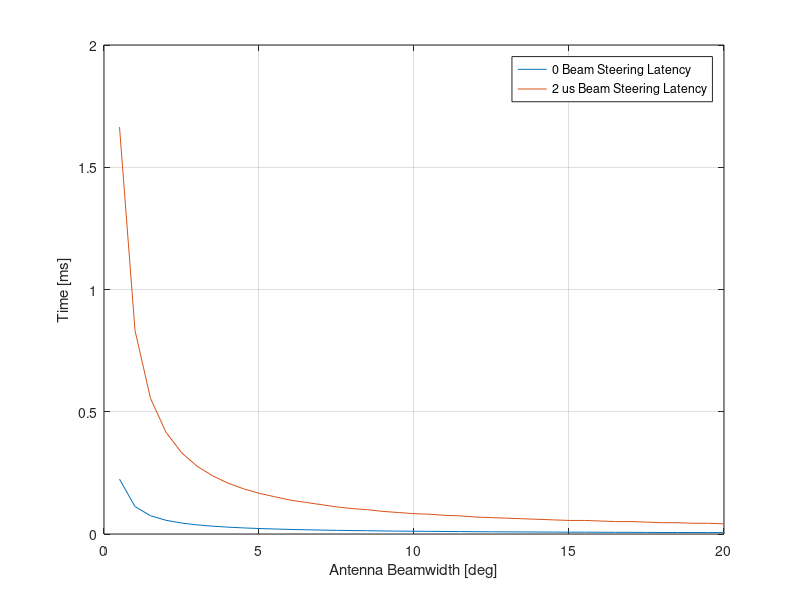

Write the MATLAB code that produced this figure.
clc(); close("all"); clear();

c = 3e8; % speed of light

% Parameters
beamwidth = 0.5 : 0.5 : 20;

d = 9.5 : 18; % radius of room -> 18 meters

controlPacketSize = 25 * 8; % bits
dataPacketSize    = 64000 * 8;

dataRates = [157.4, 210.2, 315.4] * 1e9;

nNodes = 50;
nSectors = ceil(2 * pi ./ deg2rad(beamwidth));

T_ia = 200e-6;

T_prop = d / c; % propagation delay across different distances.
T_cts = controlPacketSize / min(dataRates);
T_ack = T_cts;
T_cta = T_cts;
T_rts = T_cts;
T_bo_max = 10e-9;
T_data = dataPacketSize / mean(dataRates);
T_tx = T_cts + T_data + T_ack + 2 * mean(T_prop);
T_wait = 2 * T_cts +  T_bo_max  + 2 * max(T_prop);

p = nSectors * T_wait / (T_ia - nNodes * T_tx); % System load.

T_cycle_avg  = nSectors * T_wait + nNodes * p * T_tx;
T_cycle_avg2 = T_cycle_avg + nSectors * 2e-6;

figure();
plot(beamwidth, T_cycle_avg * 1e3); hold("on");
plot(beamwidth, T_cycle_avg2 * 1e3); grid("on");
xlabel("Antenna Beamwidth [deg]");
ylabel("Time [ms]");
legend("0 Beam Steering Latency", "2 us Beam Steering Latency");
